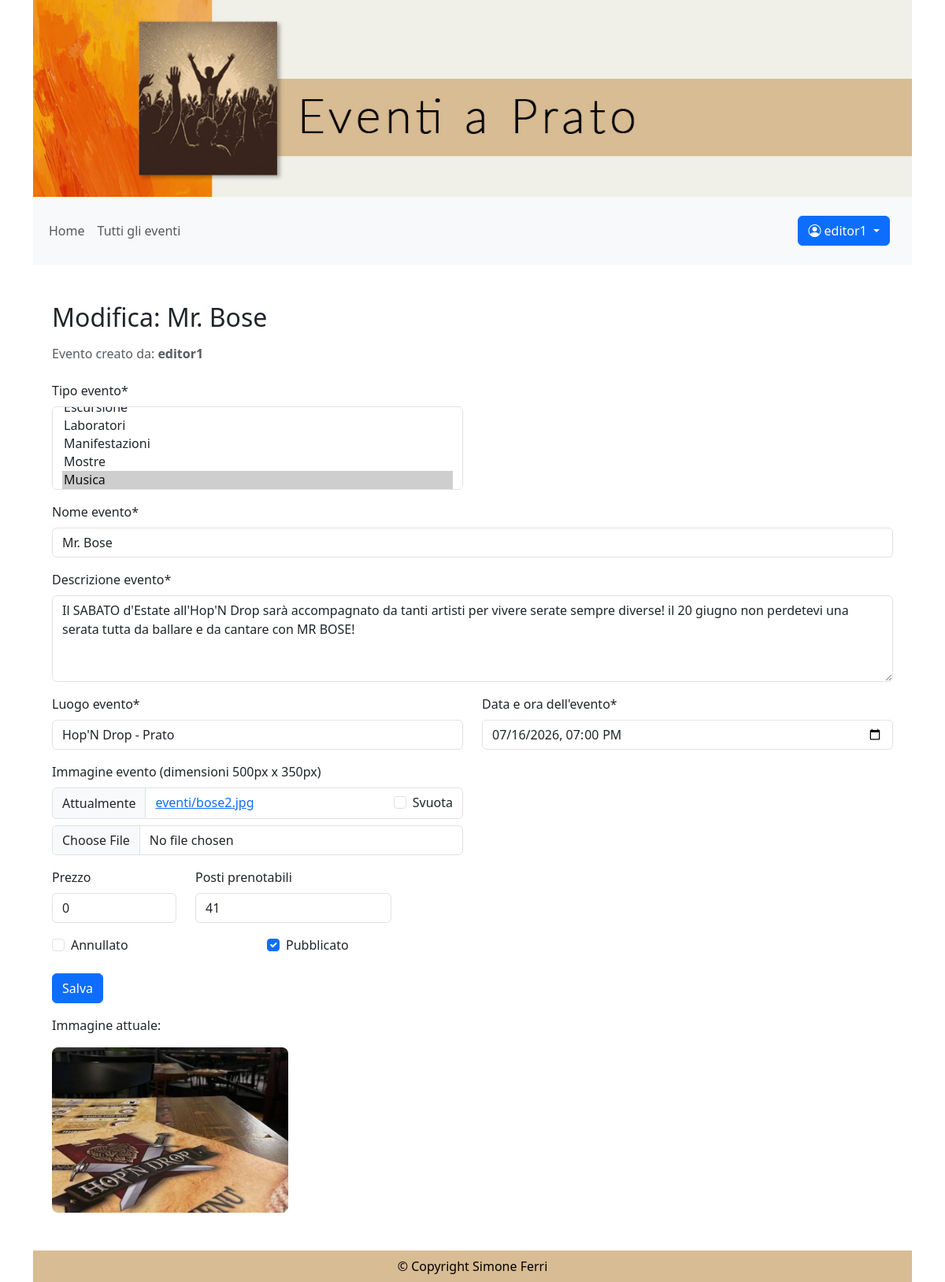
/gestione_eventi/6/ (signed in), run on an earlier commit of the app's database.
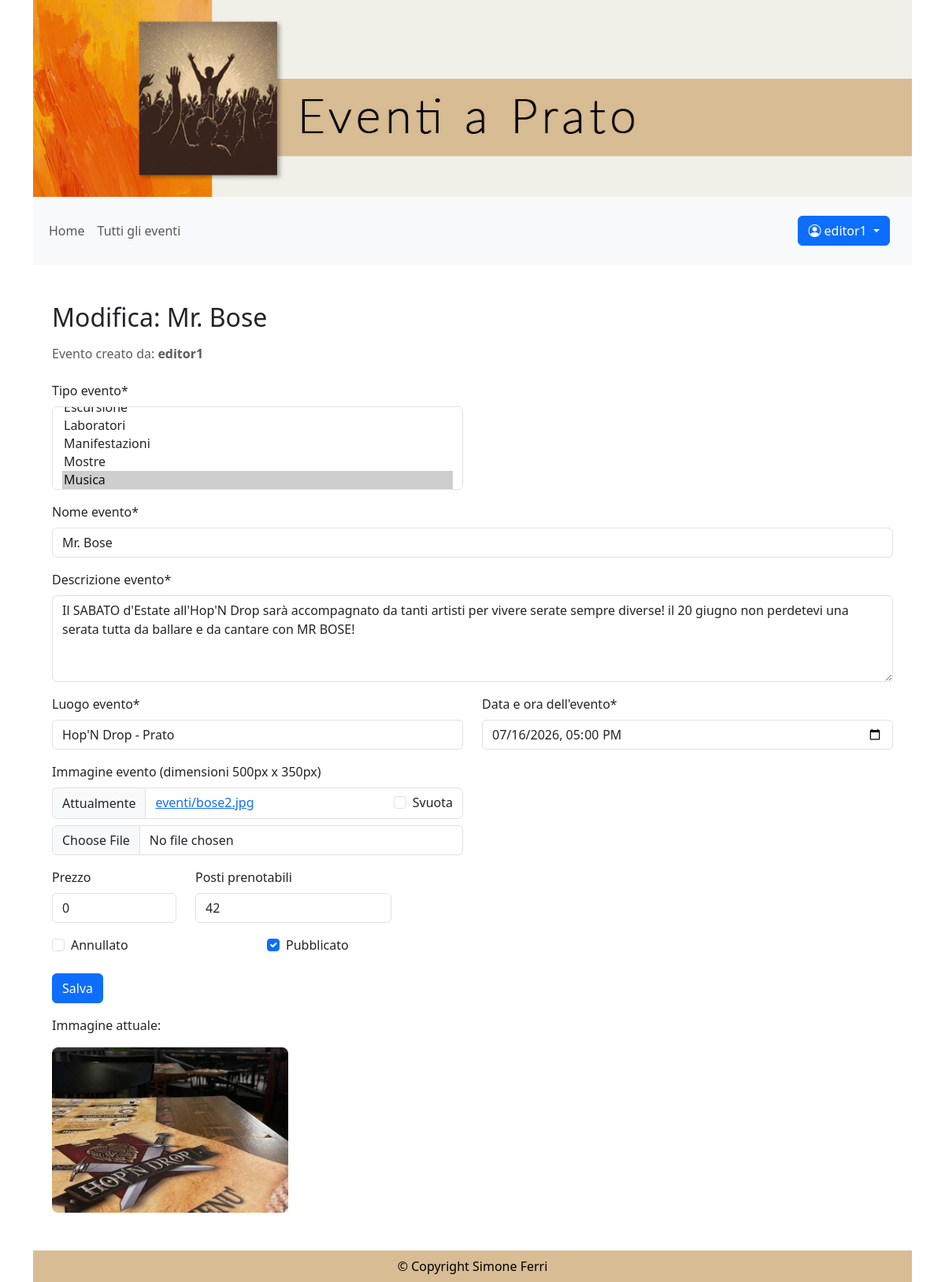
And on a later commit of the database.
### eventi_gestione/models.py (models this page shows, shortened)
class Eventi(models.Model):
    nome_evento = models.CharField(max_length=100)
    descrizione_evento = models.TextField()
    tipo_evento = models.ManyToManyField(Tipologia, related_name='eventi')
    luogo_evento = models.CharField(max_length=100)
    data_ora_evento = models.DateTimeField()
    immagine_evento = models.ImageField(upload_to='eventi/', blank=True)
    posti_prenotabili = models.PositiveIntegerField(null=True, blank=True)
    prezzo = models.PositiveIntegerField(null=True, blank=True, default=0)
    pubblicato = models.BooleanField(default=False)
    annullato = models.BooleanField(default=False)
    creatore = models.ForeignKey(CustomUser, on_delete=models.CASCADE, related_name='eventi_creati', limit_choices_to={'groups__name': 'redattori'})

### eventi_gestione/views.py (the view, shortened to what this page needs)
# urls.py: path("gestione_eventi/<int:pk>/", EventiUpdateView.as_view(), name="gestione_eventi_modifica"),
class EventiUpdateView(LoginRequiredMixin, UserPassesTestMixin, UpdateView):
    model = Eventi
    form_class = GestioneEventiForm
    template_name = 'gestione_eventi.html'
    def get_form_kwargs(self):
        kwargs = super().get_form_kwargs()
        kwargs['user'] = self.request.user
        return kwargs
    def test_func(self):
        evento = self.get_object()
        return self.request.user == evento.creatore
    def get_context_data(self, **kwargs):
        context = super().get_context_data(**kwargs)
        context['titolo_pagina'] = f'Modifica: {self.object.nome_evento}'
        return context

### eventi_gestione/models.py (called while the page is built)
    def __str__(self):
        return self.nome_tipo

### eventi_pagine/templatetags/auth_extras.py (called while the page is built)
@register.filter(name='has_group')
def has_group(user, group_name):
    return user.groups.filter(name=group_name).exists()

### templates/gestione_eventi.html
{% extends "base.html" %}
{% load crispy_forms_tags %}
{% block content %}
    <h2 class="mt-5">{{ titolo_pagina }}</h2>
    {% crispy form %}
    {% if form.instance.immagine_evento %}
        <div class="mt-3">
            <p>Immagine attuale:</p>
            <img src="{{ form.instance.immagine_evento.url }}"
             alt="Immagine evento"
             style="max-width: 300px; border-radius: 8px;">
        </div>
    {% endif %}
{% endblock content %}

What changed in the data, as far as the page shows it:
changed Eventi "Mr. Bose": data_ora_evento "07/16/2026 19:00" → "07/16/2026 17:00"; posti_prenotabili "41" → "42"
